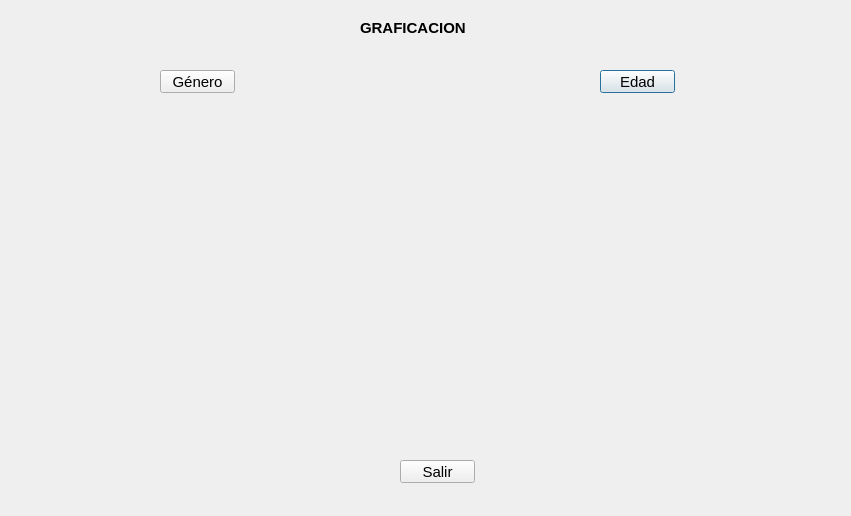
<?xml version="1.0" encoding="UTF-8"?>
<ui version="4.0">
 <class>Dialog</class>
 <widget class="QDialog" name="Dialog">
  <property name="geometry">
   <rect>
    <x>0</x>
    <y>0</y>
    <width>851</width>
    <height>516</height>
   </rect>
  </property>
  <property name="windowTitle">
   <string>Graficacion</string>
  </property>
  <widget class="QPushButton" name="edad">
   <property name="geometry">
    <rect>
     <x>600</x>
     <y>70</y>
     <width>75</width>
     <height>23</height>
    </rect>
   </property>
   <property name="font">
    <font>
     <family>Arial</family>
     <pointsize>11</pointsize>
     <weight>50</weight>
     <bold>false</bold>
    </font>
   </property>
   <property name="text">
    <string>Edad</string>
   </property>
  </widget>
  <widget class="QPushButton" name="genero">
   <property name="geometry">
    <rect>
     <x>160</x>
     <y>70</y>
     <width>75</width>
     <height>23</height>
    </rect>
   </property>
   <property name="font">
    <font>
     <family>Arial</family>
     <pointsize>11</pointsize>
     <weight>50</weight>
     <bold>false</bold>
    </font>
   </property>
   <property name="text">
    <string>Género</string>
   </property>
  </widget>
  <widget class="QLabel" name="label">
   <property name="geometry">
    <rect>
     <x>360</x>
     <y>20</y>
     <width>111</width>
     <height>16</height>
    </rect>
   </property>
   <property name="font">
    <font>
     <family>Arial</family>
     <pointsize>11</pointsize>
     <weight>75</weight>
     <bold>true</bold>
    </font>
   </property>
   <property name="text">
    <string>GRAFICACION</string>
   </property>
  </widget>
  <widget class="QWidget" name="gridLayoutWidget">
   <property name="geometry">
    <rect>
     <x>30</x>
     <y>120</y>
     <width>371</width>
     <height>301</height>
    </rect>
   </property>
   <layout class="QGridLayout" name="geenero"/>
  </widget>
  <widget class="QWidget" name="gridLayoutWidget_2">
   <property name="geometry">
    <rect>
     <x>450</x>
     <y>120</y>
     <width>371</width>
     <height>301</height>
    </rect>
   </property>
   <layout class="QGridLayout" name="edaad"/>
  </widget>
  <widget class="QPushButton" name="limpiar">
   <property name="geometry">
    <rect>
     <x>400</x>
     <y>460</y>
     <width>75</width>
     <height>23</height>
    </rect>
   </property>
   <property name="font">
    <font>
     <family>Arial</family>
     <pointsize>11</pointsize>
     <weight>50</weight>
     <bold>false</bold>
    </font>
   </property>
   <property name="text">
    <string>Salir</string>
   </property>
  </widget>
 </widget>
 <resources/>
 <connections>
  <connection>
   <sender>limpiar</sender>
   <signal>clicked()</signal>
   <receiver>Dialog</receiver>
   <slot>close()</slot>
   <hints>
    <hint type="sourcelabel">
     <x>353</x>
     <y>345</y>
    </hint>
    <hint type="destinationlabel">
     <x>77</x>
     <y>381</y>
    </hint>
   </hints>
  </connection>
 </connections>
</ui>
